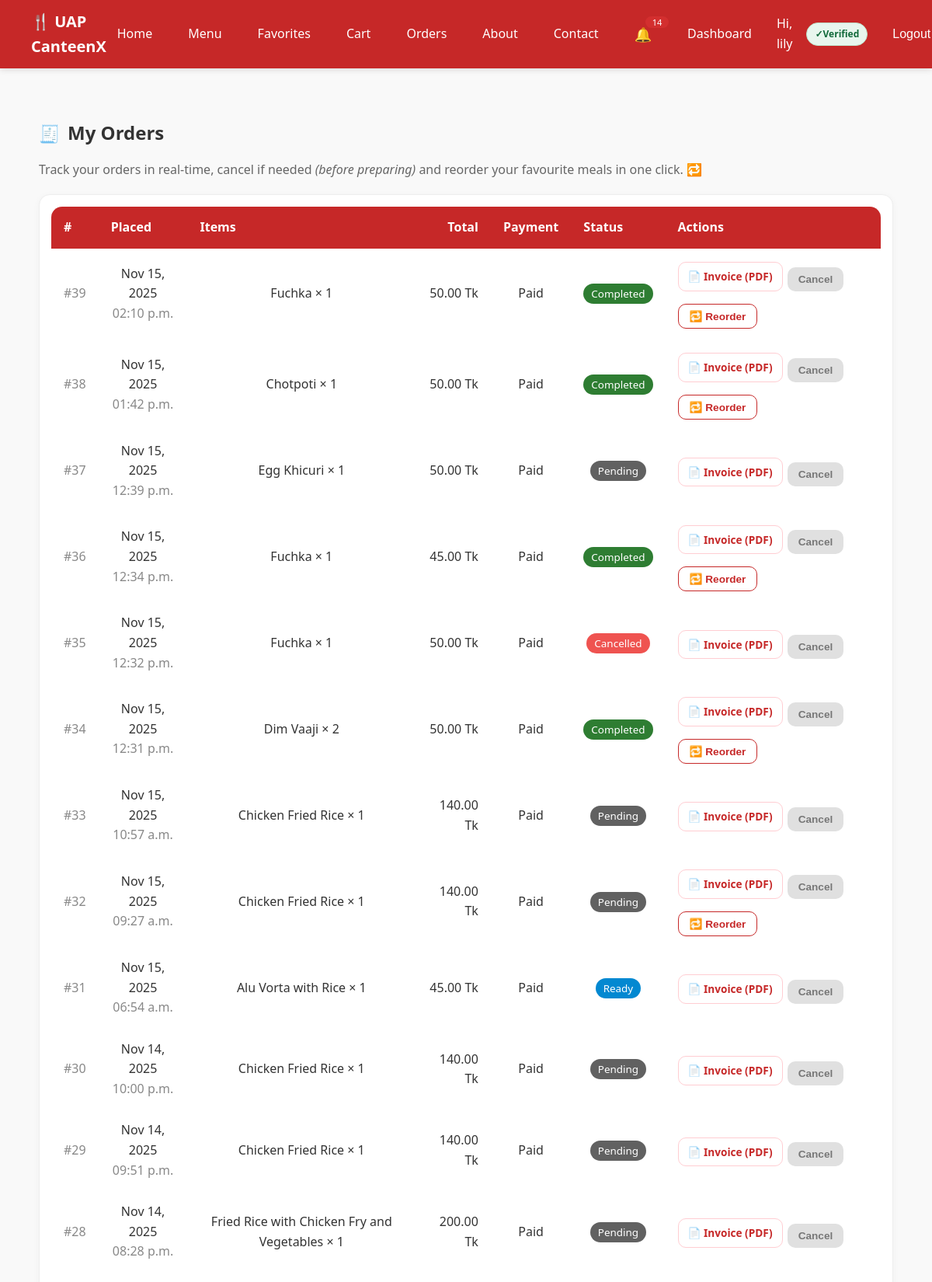
/orders/ (signed in, upper part), run on the app's committed database.
### my_canteen/models.py (models this page shows, shortened)
class Order(models.Model):
    STATUS_CHOICES = [
        ('pending', 'Pending'),
        ('accepted', 'Accepted'),
        ('preparing', 'Preparing'),
        ('ready', 'Ready'),
        ('delivered', 'Delivered'),
        ('completed', 'Completed'),
        ('cancelled', 'Cancelled'),
    ]
    PAYMENT_STATUS_CHOICES = [('unpaid', 'Unpaid'), ('paid', 'Paid')]
    PAYMENT_METHOD_CHOICES = [
        ('cash', 'Cash'),
        ('mock_card', 'Mock Card'),
        ('stripe', 'Stripe'),
        ('sslcommerz', 'SSLCommerz'),
    ]
    user = models.ForeignKey(User, on_delete=models.CASCADE)
    total_price = models.DecimalField(max_digits=8, decimal_places=2)
    address = models.CharField(max_length=255)
    status = models.CharField(max_length=20, choices=STATUS_CHOICES, default='pending')
    payment_status = models.CharField(max_length=10, choices=PAYMENT_STATUS_CHOICES, default='unpaid')
    payment_method = models.CharField(max_length=10, choices=PAYMENT_METHOD_CHOICES, default='cash')
    created_at = models.DateTimeField(auto_now_add=True)

class OrderItem(models.Model):
    order = models.ForeignKey(Order, on_delete=models.CASCADE)
    item = models.ForeignKey(MenuItem, on_delete=models.CASCADE)
    quantity = models.PositiveIntegerField(default=1)
    unit_price = models.DecimalField(max_digits=6, decimal_places=2)

class MenuItem(models.Model):
    name = models.CharField(max_length=100)
    description = models.TextField(blank=True)
    price = models.DecimalField(max_digits=6, decimal_places=2)
    stock = models.PositiveIntegerField(default=0)
    image = models.ImageField(upload_to='menu/', blank=True, null=True)
    category = models.ForeignKey(Category, on_delete=models.CASCADE, null=True)
    is_active = models.BooleanField(default=True)
    is_popular = models.BooleanField(default=False)
    rating_avg = models.FloatField(default=0)
    rating_count = models.PositiveIntegerField(default=0)

### my_canteen/views.py (the view)
# urls.py: path("orders/", views.orders_page, name="orders"),
@login_required
def orders_page(request):
    profile = UserProfile.objects.select_related("user").get(user=request.user)
    role = get_role(request.user)
    if role in ["vendor", "admin"]:
        orders = Order.objects.all().order_by("-created_at")
    elif role == "staff":
        orders = Order.objects.filter(
            status__in=["accepted", "preparing"]
        ).order_by("-created_at")
    else:
        orders = Order.objects.filter(user=request.user).order_by("-created_at")
    cancelable_ids = {o.id for o in orders if can_user_cancel(o, request.user)}
    return render(
        request,
        "my_canteen/orders.html",
        {"orders": orders, "profile": profile, "cancelable_ids": cancelable_ids},
    )

### my_canteen/context_processors.py (called while the page is built)
def favorites_processor(request):
    if request.user.is_authenticated:
        fav_ids = Favorite.objects.filter(user=request.user).values_list('item_id', flat=True)
        return {"favorite_items": set(fav_ids)}
    return {"favorite_items": set()}

def cart_count(request):
    cart = request.session.get("cart", {})
    return {"cart_count": sum(cart.values())}

def notifications_context(request):
    if request.user.is_authenticated:
        unread_count = Notification.objects.filter(user=request.user, is_read=False).count()
    else:
        unread_count = 0
    return {
        "unread_notifications": unread_count
    }

### my_canteen/views.py (called while the page is built)
def get_role(user):
    try:
        return user.userprofile.role
    except UserProfile.DoesNotExist:
        return "guest"

def can_user_cancel(order, user) -> bool:
    role = get_role(user)
    if role not in {"student", "faculty", "guest"}:
        return False
    if order.user_id != user.id:
        return False
    return order.status in {"pending", "accepted"}

### my_canteen/templates/my_canteen/orders.html (shortened to what this page needs)
{% extends "my_canteen/base.html" %}
{% load static %}
{% block content %}
<section class="container" style="max-width: 1100px;">
  <div class="page-title" style="display:flex;align-items:center;gap:.6rem;margin:24px 0 12px;">
    <span style="font-size:22px;">🧾</span>
    <h2 style="margin:0;">My Orders</h2>
  </div>
  <p style="color:#666;margin-bottom:18px;">
    Track your orders in real-time, cancel if needed
    <em>(before preparing)</em> and reorder your favourite meals in one click. 🔁
  </p>
  <div class="card" style="background:#fff;border:1px solid #eee;border-radius:14px;box-shadow:0 2px 10px rgba(0,0,0,.04);">
    <div class="table-wrap" style="overflow-x:auto;">
      <table style="width:100%;border-collapse:separate;border-spacing:0;">
        <thead style="background:#c62828;color:#fff;">
          <tr>
            <th style="padding:14px 16px;font-weight:600;text-align:left;border-top-left-radius:14px;">#</th>
            <th style="padding:14px 16px;font-weight:600;text-align:left;">Placed</th>
            <th style="padding:14px 16px;font-weight:600;text-align:left;">Items</th>
            <th style="padding:14px 16px;font-weight:600;text-align:right;">Total</th>
            <th style="padding:14px 16px;font-weight:600;text-align:left;">Payment</th>
            <th style="padding:14px 16px;font-weight:600;text-align:left;">Status</th>
            <th style="padding:14px 16px;font-weight:600;text-align:left;border-top-right-radius:14px;">Actions</th>
          </tr>
        </thead>
        <tbody>
          {% for order in orders %}
          <tr style="border-bottom:1px solid #f0f0f0;">
            <td style="padding:14px 16px;color:#888;">#{{ order.id }}</td>
            <td style="padding:14px 16px;">
              {{ order.created_at|date:"M d, Y" }}<br>
              <span style="color:#888;">{{ order.created_at|date:"h:i a" }}</span>
            </td>
            <td style="padding:14px 16px;">
              {% for oi in order.orderitem_set.all %}
                {{ oi.item.name }} × {{ oi.quantity }}<br>
              {% endfor %}
            </td>
            <td style="padding:14px 16px;text-align:right;">
              {{ order.total_price }} Tk
            </td>
            <td style="padding:14px 16px;">
              {{ order.payment_status|title }}
            </td>
            <td style="padding:14px 16px;">
              {% if order.status == 'completed' %}
                <span style="background:#2e7d32;color:#fff;padding:4px 10px;border-radius:999px;font-size:.84rem;">Completed</span>
              {% elif order.status == 'cancelled' %}
                <span style="background:#ef5350;color:#fff;padding:4px 10px;border-radius:999px;font-size:.84rem;">Cancelled</span>
              {% elif order.status == 'ready' %}
                <span style="background:#0288d1;color:#fff;padding:4px 10px;border-radius:999px;font-size:.84rem;">Ready</span>
              {% elif order.status == 'preparing' %}
                <span style="background:#f57c00;color:#fff;padding:4px 10px;border-radius:999px;font-size:.84rem;">Preparing</span>
              {% elif order.status == 'accepted' %}
                <span style="background:#6d4c41;color:#fff;padding:4px 10px;border-radius:999px;font-size:.84rem;">Accepted</span>
              {% else %}
                <span style="background:#616161;color:#fff;padding:4px 10px;border-radius:999px;font-size:.84rem;">Pending</span>
              {% endif %}
            </td>
            <td style="padding:14px 16px;">
              <div style="display:flex;flex-wrap:wrap;gap:6px;">
                <a href="{% url 'order_invoice_pdf' order.id %}"
                   class="btn"
                   style="background:#ffffff;color:#c62828;border:1px solid #ffcdd2;border-radius:10px;padding:7px 12px;font-size:.85rem;">
                  📄 Invoice (PDF)
                </a>
                {% if order.id in cancelable_ids %}
                  <form action="{% url 'user_order_cancel' order.id %}" method="post" style="display:inline;">
                    {% csrf_token %}
                    <button type="submit"
                            style="background:#d32f2f;color:#fff;border:none;border-radius:10px;padding:8px 14px;cursor:pointer;font-size:.85rem;">
                      Cancel
                    </button>
                  </form>
                {% else %}
                  <button type="button" disabled
                          title="You can cancel before preparing only"
                          style="background:#e0e0e0;color:#777;border:none;border-radius:10px;padding:8px 14px;font-size:.85rem;">
                    Cancel
                  </button>
                {% endif %}
                {% if order.status == "delivered" or order.status == "completed" %}
                  <form action="{% url 'reorder_order' order.id %}"
                        method="post"
                        style="display:inline;">
                    <button type="submit"
                            style="background:#ffffff;border:1px solid #c62828;color:#c62828;border-radius:10px;padding:7px 14px;cursor:pointer;font-size:.85rem;">
                      🔁 Reorder
                    </button>
                  </form>
                {% endif %}
              </div>
            </td>
          </tr>
          {% empty %}
          <tr>
            <td colspan="7" style="padding:28px;text-align:center;color:#777;">
              No orders yet.
            </td>
          </tr>
          {% endfor %}
        </tbody>
      </table>
    </div>
  </div>
</section>
{% endblock %}

### my_canteen/templates/my_canteen/base.html (shortened to what this page needs)
{% load static %}
<!DOCTYPE html>
<html lang="en">
<head>
  <link rel="stylesheet" href="{% static 'my_canteen/css/styles.css' %}"/>
</head>
<body>
  <nav class="navbar">
    <div class="logo">🍴 UAP CanteenX</div>
    <ul class="nav-links">
      <li><a href="{% url 'home' %}">Home</a></li>
      <li><a href="{% url 'menu' %}">Menu</a></li>
      <li><a href="{% url 'favorites' %}"> Favorites</a></li>
      <li>
        <a href="{% url 'cart' %}">
          Cart
        </a>
      </li>
      <li><a href="{% url 'orders' %}">Orders</a></li>
      <li><a href="{% url 'about' %}">About</a></li>
      <li><a href="{% url 'contact' %}">Contact</a></li>
      {% if user.is_authenticated %}
        <li style="position:relative;">
          <a href="{% url 'notifications' %}"
             style="display:inline-flex;align-items:center;justify-content:center;
                    font-size:18px;text-decoration:none;">
            🔔
          </a>
          {% if unread_notifications > 0 %}
            <span style="
              position:absolute;
              top:-4px;
              right:-8px;
              background:#d32f2f;
              color:#fff;
              font-size:11px;
              padding:2px 6px;
              border-radius:999px;
              line-height:1;
              min-width:18px;
              text-align:center;
            ">
              {{ unread_notifications }}
            </span>
          {% endif %}
        </li>
        <li><a href="{% url 'dashboard' %}">Dashboard</a></li>
        <li class="nav-user">Hi, {{ user.username }}</li>
        <li>
          {% if user.is_active %}
            <span class="badge badge-verified">Verified</span>
          {% else %}
            <span class="badge badge-unverified">Email not verified</span>
          {% endif %}
        </li>
        <li>
          <form action="{% url 'logout' %}" method="post" style="display:inline;">
            <button type="submit" class="link-like">Logout</button>
          </form>
        </li>
      {% else %}
        <li><a href="{% url 'login' %}">Login</a></li>
        <li><a class="btn" href="{% url 'signup' %}">Signup</a></li>
      {% endif %}
    </ul>
  </nav>
  <main class="container">
    {% block content %}{% endblock %}
  </main>
</body>
</html>

### my_canteen/static/my_canteen/css/styles.css (style rules this page uses)
body { font-family: system-ui, Arial, sans-serif; margin: 0; background: #f9f9f9; color: #333; line-height: 1.6; }
.container { max-width: 1200px; margin: 0 auto; padding: 20px 16px; }
a { text-decoration: none; color: inherit; }
.navbar { display: flex; justify-content: space-between; align-items: center; background-color: #c62828; color: #fff; padding: 12px 40px; position: sticky; top: 0; z-index: 1000; box-shadow: 0 2px 8px rgba(0, 0, 0, 0.12); }
.logo { font-weight: 700; font-size: 20px; display: flex; align-items: center; color: #fff; }
.nav-links { display: flex; align-items: center; gap: 18px; list-style: none; margin: 0; padding: 0; }
.nav-links li { display: flex; align-items: center; }
.nav-links a, .link-like, .btn-nav { color: #fff; font-weight: 500; font-size: 16px; display: inline-flex; align-items: center; justify-content: center; height: 38px; padding: 0 14px; border-radius: 6px; transition: all 0.2s ease; text-decoration: none; }
.link-like { background: transparent; border: 0; cursor: pointer; }
.btn { background: #d32f2f; color: #fff; padding: 8px 14px; border: none; border-radius: 6px; font-weight: 600; cursor: pointer; text-decoration: none; display: inline-block; transition: 0.3s; }
.badge { display: inline-flex; align-items: center; padding: 4px 10px; border-radius: 999px; font-size: 12px; font-weight: 700; border: 1px solid transparent; }
.badge-verified { background: #e8f6ee; color: #11693a; border-color: #bde7cd; }
.badge-verified::before { content: "✓ "; font-weight: 900; }
.card { background: #fff; border-radius: 8px; box-shadow: 0 2px 6px rgba(0, 0, 0, 0.1); padding: 15px; text-align: center; transition: transform 0.2s; position: relative; display: flex; flex-direction: column; }
.card .btn { margin-top: auto; }
.card button { margin-top: 10px; padding: 8px 14px; background: #d32f2f; color: #fff; border: 0; border-radius: 4px; cursor: pointer; font-weight: 700; transition: 0.3s; }

### data on the page
Order: id "39", created_at "Nov 15, 2025", created_at "02:10 p.m.", total_price "50.00", payment_status "Paid", status "Completed", shows "Cancel"
OrderItem: item.name "Fuchka", quantity "1"
Order: id "38", created_at "Nov 15, 2025", created_at "01:42 p.m.", total_price "50.00", payment_status "Paid", status "Completed", shows "Cancel"
OrderItem: item.name "Chotpoti", quantity "1"
Order: id "37", created_at "Nov 15, 2025", created_at "12:39 p.m.", total_price "50.00", payment_status "Paid", status "Pending", shows "Cancel"
OrderItem: item.name "Egg Khicuri", quantity "1"
Order: id "36", created_at "Nov 15, 2025", created_at "12:34 p.m.", total_price "45.00", payment_status "Paid", status "Completed", shows "Cancel"
OrderItem: item.name "Fuchka", quantity "1"
Order: id "35", created_at "Nov 15, 2025", created_at "12:32 p.m.", total_price "50.00", payment_status "Paid", status "Cancelled"
OrderItem: item.name "Fuchka", quantity "1"
Order: id "34", created_at "Nov 15, 2025", created_at "12:31 p.m.", total_price "50.00", payment_status "Paid", status "Completed", shows "Cancel"
OrderItem: item.name "Dim Vaaji", quantity "2"
Order: id "33", created_at "Nov 15, 2025", created_at "10:57 a.m.", total_price "140.00", payment_status "Paid", status "Pending", shows "Cancel"
OrderItem: item.name "Chicken Fried Rice", quantity "1"
Order: id "32", created_at "Nov 15, 2025", created_at "09:27 a.m.", total_price "140.00", payment_status "Paid", status "Pending", shows "Cancel"
OrderItem: item.name "Chicken Fried Rice", quantity "1"
Order: id "31", created_at "Nov 15, 2025", created_at "06:54 a.m.", total_price "45.00", payment_status "Paid", status "Ready", shows "Cancel"
OrderItem: item.name "Alu Vorta with Rice", quantity "1"
Order: id "30", created_at "Nov 14, 2025", created_at "10:00 p.m.", total_price "140.00", payment_status "Paid", status "Pending", shows "Cancel"
OrderItem: item.name "Chicken Fried Rice", quantity "1"
Order: id "29", created_at "Nov 14, 2025", created_at "09:51 p.m.", total_price "140.00", payment_status "Paid", status "Pending", shows "Cancel"
OrderItem: item.name "Chicken Fried Rice", quantity "1"
Order: id "28", created_at "Nov 14, 2025", created_at "08:28 p.m.", total_price "200.00", payment_status "Paid", status "Pending", shows "Cancel"
OrderItem: item.name "Fried Rice with Chicken Fry and Vegetables", quantity "1"

### other printed values
{{ unread_notifications }} "14"
{{ user.username }} "lily"
